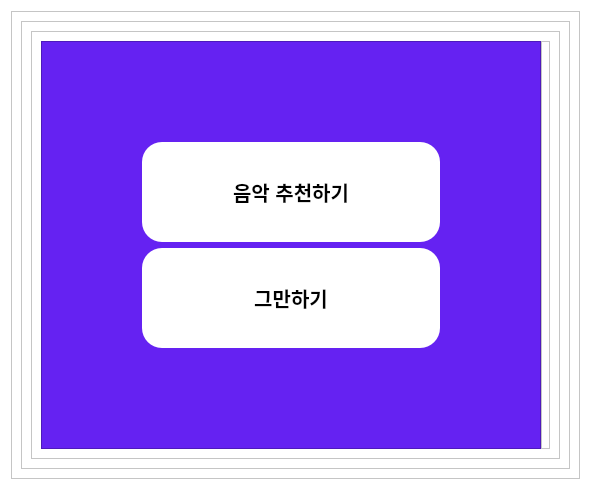
            <widget class="QWidget" name="page_2">
             <property name="styleSheet">
              <string notr="true">background-color:white;</string>
             </property>
             <layout class="QHBoxLayout" name="horizontalLayout_174">
              <item>
               <widget class="QFrame" name="frame_63">
                <property name="frameShape">
                 <enum>QFrame::StyledPanel</enum>
                </property>
                <property name="frameShadow">
                 <enum>QFrame::Raised</enum>
                </property>
                <layout class="QVBoxLayout" name="verticalLayout_37">
                 <item>
                  <widget class="QFrame" name="frame_66">
                   <property name="frameShape">
                    <enum>QFrame::StyledPanel</enum>
                   </property>
                   <property name="frameShadow">
                    <enum>QFrame::Raised</enum>
                   </property>
                   <layout class="QVBoxLayout" name="verticalLayout_63">
                    <item alignment="Qt::AlignHCenter|Qt::AlignVCenter">
                     <widget class="QFrame" name="frame_92">
                      <property name="frameShape">
                       <enum>QFrame::StyledPanel</enum>
                      </property>
                      <property name="frameShadow">
                       <enum>QFrame::Raised</enum>
                      </property>
                      <layout class="QHBoxLayout" name="horizontalLayout_51">
                       <property name="spacing">
                        <number>0</number>
                       </property>
                       <item>
                        <widget class="QFrame" name="frame_93">
                         <property name="minimumSize">
                          <size>
                           <width>500</width>
                           <height>0</height>
                          </size>
                         </property>
                         <property name="maximumSize">
                          <size>
                           <width>16777215</width>
                           <height>16777215</height>
                          </size>
                         </property>
                         <property name="styleSheet">
                          <string notr="true">*{
background-color: #6522f2;
}</string>
                         </property>
                         <property name="frameShape">
                          <enum>QFrame::StyledPanel</enum>
                         </property>
                         <property name="frameShadow">
                          <enum>QFrame::Raised</enum>
                         </property>
                         <layout class="QVBoxLayout" name="verticalLayout_66">
                          <property name="leftMargin">
                           <number>100</number>
                          </property>
                          <property name="topMargin">
                           <number>100</number>
                          </property>
                          <property name="rightMargin">
                           <number>100</number>
                          </property>
                          <property name="bottomMargin">
                           <number>100</number>
                          </property>
                          <item>
                           <widget class="QPushButton" name="pushButton_14">
                            <property name="minimumSize">
                             <size>
                              <width>0</width>
                              <height>100</height>
                             </size>
                            </property>
                            <property name="font">
                             <font>
                              <pointsize>15</pointsize>
                              <weight>75</weight>
                              <bold>true</bold>
                             </font>
                            </property>
                            <property name="styleSheet">
                             <string notr="true">*{color: black;background-color:#ffffff;
border-radius: 20px;
}</string>
                            </property>
                            <property name="text">
                             <string>음악 추천하기</string>
                            </property>
                           </widget>
                          </item>
                          <item>
                           <widget class="QPushButton" name="pushButton_13">
                            <property name="minimumSize">
                             <size>
                              <width>0</width>
                              <height>100</height>
                             </size>
                            </property>
                            <property name="font">
                             <font>
                              <pointsize>15</pointsize>
                              <weight>75</weight>
                              <bold>true</bold>
                             </font>
                            </property>
                            <property name="layoutDirection">
                             <enum>Qt::RightToLeft</enum>
                            </property>
                            <property name="styleSheet">
                             <string notr="true">*{color: black;background-color:#ffffff;
border-radius: 20px;
}</string>
                            </property>
                            <property name="text">
                             <string>그만하기</string>
                            </property>
                            <property name="iconSize">
                             <size>
                              <width>50</width>
                              <height>50</height>
                             </size>
                            </property>
                           </widget>
                          </item>
                         </layout>
                        </widget>
                       </item>
                       <item>
                        <widget class="QFrame" name="frame_94">
                         <property name="frameShape">
                          <enum>QFrame::StyledPanel</enum>
                         </property>
                         <property name="frameShadow">
                          <enum>QFrame::Raised</enum>
                         </property>
                         <layout class="QHBoxLayout" name="horizontalLayout_52">
                          <property name="spacing">
                           <number>0</number>
                          </property>
                          <property name="leftMargin">
                           <number>0</number>
                          </property>
                          <property name="topMargin">
                           <number>0</number>
                          </property>
                          <property name="rightMargin">
                           <number>0</number>
                          </property>
                          <property name="bottomMargin">
                           <number>0</number>
                          </property>
                          <item>
                           <widget class="QLabel" name="label_33">
                            <property name="maximumSize">
                             <size>
                              <width>16777215</width>
                              <height>16777215</height>
                             </size>
                            </property>
                            <property name="cursor">
                             <cursorShape>ArrowCursor</cursorShape>
                            </property>
                            <property name="tabletTracking">
                             <bool>false</bool>
                            </property>
                            <property name="contextMenuPolicy">
                             <enum>Qt::DefaultContextMenu</enum>
                            </property>
                            <property name="text">
                             <string/>
                            </property>
                            <property name="pixmap">
                             <pixmap>../resource/lp.png</pixmap>
                            </property>
                            <property name="scaledContents">
                             <bool>true</bool>
                            </property>
                            <property name="alignment">
                             <set>Qt::AlignCenter</set>
                            </property>
                            <property name="wordWrap">
                             <bool>false</bool>
                            </property>
                           </widget>
                          </item>
                         </layout>
                        </widget>
                       </item>
                      </layout>
                     </widget>
                    </item>
                   </layout>
                  </widget>
                 </item>
                </layout>
               </widget>
              </item>
             </layout>
            </widget>
